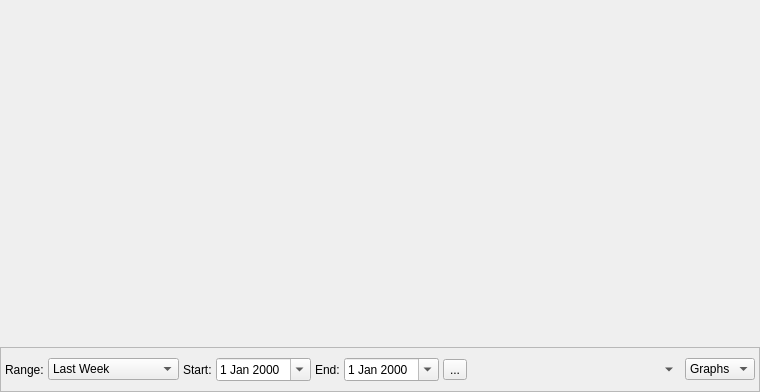
<?xml version="1.0" encoding="UTF-8"?>
<ui version="4.0">
 <class>Overview</class>
 <widget class="QWidget" name="Overview">
  <property name="geometry">
   <rect>
    <x>0</x>
    <y>0</y>
    <width>760</width>
    <height>392</height>
   </rect>
  </property>
  <property name="windowTitle">
   <string>Form</string>
  </property>
  <layout class="QVBoxLayout" name="verticalLayout">
   <property name="spacing">
    <number>0</number>
   </property>
   <property name="margin">
    <number>0</number>
   </property>
   <item>
    <widget class="QWidget" name="graphArea" native="true"/>
   </item>
   <item>
    <widget class="QFrame" name="frame">
     <property name="maximumSize">
      <size>
       <width>16777215</width>
       <height>45</height>
      </size>
     </property>
     <property name="frameShape">
      <enum>QFrame::StyledPanel</enum>
     </property>
     <property name="frameShadow">
      <enum>QFrame::Raised</enum>
     </property>
     <layout class="QHBoxLayout" name="horizontalLayout">
      <property name="spacing">
       <number>4</number>
      </property>
      <property name="leftMargin">
       <number>4</number>
      </property>
      <property name="topMargin">
       <number>0</number>
      </property>
      <property name="rightMargin">
       <number>4</number>
      </property>
      <property name="bottomMargin">
       <number>0</number>
      </property>
      <item>
       <widget class="QLabel" name="label_3">
        <property name="text">
         <string>Range:</string>
        </property>
       </widget>
      </item>
      <item>
       <widget class="QComboBox" name="rangeCombo">
        <property name="sizePolicy">
         <sizepolicy hsizetype="Fixed" vsizetype="Fixed">
          <horstretch>0</horstretch>
          <verstretch>0</verstretch>
         </sizepolicy>
        </property>
        <item>
         <property name="text">
          <string>Last Week</string>
         </property>
        </item>
        <item>
         <property name="text">
          <string>Last Two Weeks</string>
         </property>
        </item>
        <item>
         <property name="text">
          <string>Last Month</string>
         </property>
        </item>
        <item>
         <property name="text">
          <string>Last Two Months</string>
         </property>
        </item>
        <item>
         <property name="text">
          <string>Last Three Months</string>
         </property>
        </item>
        <item>
         <property name="text">
          <string>Last 6 Months</string>
         </property>
        </item>
        <item>
         <property name="text">
          <string>Last Year</string>
         </property>
        </item>
        <item>
         <property name="text">
          <string>Everything</string>
         </property>
        </item>
        <item>
         <property name="text">
          <string>Custom</string>
         </property>
        </item>
       </widget>
      </item>
      <item>
       <widget class="QLabel" name="dateStartLabel">
        <property name="text">
         <string>Start:</string>
        </property>
       </widget>
      </item>
      <item>
       <widget class="QDateEdit" name="dateStart">
        <property name="sizePolicy">
         <sizepolicy hsizetype="Fixed" vsizetype="Fixed">
          <horstretch>0</horstretch>
          <verstretch>0</verstretch>
         </sizepolicy>
        </property>
        <property name="calendarPopup">
         <bool>true</bool>
        </property>
        <property name="timeSpec">
         <enum>Qt::UTC</enum>
        </property>
       </widget>
      </item>
      <item>
       <widget class="QLabel" name="dateEndLabel">
        <property name="text">
         <string>End:</string>
        </property>
       </widget>
      </item>
      <item>
       <widget class="QDateEdit" name="dateEnd">
        <property name="sizePolicy">
         <sizepolicy hsizetype="Fixed" vsizetype="Fixed">
          <horstretch>0</horstretch>
          <verstretch>0</verstretch>
         </sizepolicy>
        </property>
        <property name="calendarPopup">
         <bool>true</bool>
        </property>
        <property name="timeSpec">
         <enum>Qt::UTC</enum>
        </property>
       </widget>
      </item>
      <item>
       <widget class="QToolButton" name="toolButton">
        <property name="toolTip">
         <string>Reset view to selected date range</string>
        </property>
        <property name="text">
         <string>...</string>
        </property>
        <property name="icon">
         <iconset resource="Resources.qrc">
          <normaloff>:/icons/refresh.png</normaloff>:/icons/refresh.png</iconset>
        </property>
       </widget>
      </item>
      <item>
       <spacer name="horizontalSpacer">
        <property name="orientation">
         <enum>Qt::Horizontal</enum>
        </property>
        <property name="sizeHint" stdset="0">
         <size>
          <width>260</width>
          <height>20</height>
         </size>
        </property>
       </spacer>
      </item>
      <item>
       <widget class="QToolButton" name="toggleVisibility">
        <property name="toolTip">
         <string>Toggle Graph Visibility</string>
        </property>
        <property name="text">
         <string>...</string>
        </property>
        <property name="checkable">
         <bool>true</bool>
        </property>
        <property name="autoRaise">
         <bool>true</bool>
        </property>
        <property name="arrowType">
         <enum>Qt::DownArrow</enum>
        </property>
       </widget>
      </item>
      <item>
       <widget class="QComboBox" name="graphCombo">
        <property name="toolTip">
         <string>Drop down to see list of graphs to switch on/off.</string>
        </property>
        <item>
         <property name="text">
          <string>Graphs</string>
         </property>
        </item>
       </widget>
      </item>
     </layout>
    </widget>
   </item>
  </layout>
 </widget>
 <resources>
  <include location="Resources.qrc"/>
 </resources>
 <connections/>
</ui>
